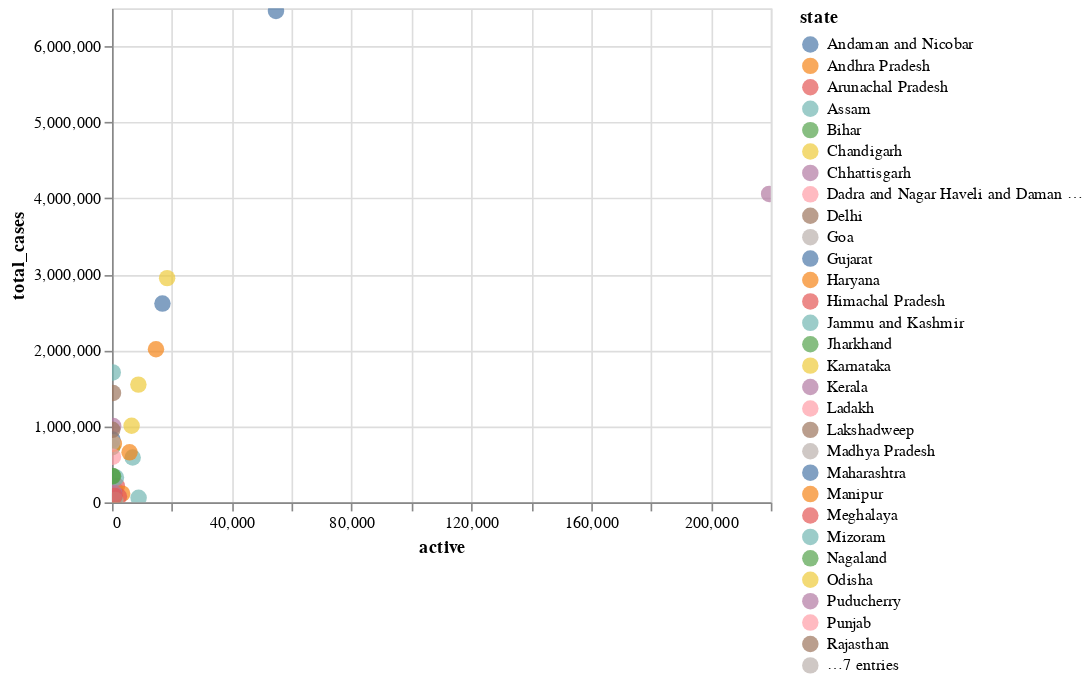

This figure's notebook cell:
### Code cell
import altair as alt

alt.Chart(df).mark_circle(size=100).encode(
    x='active',
    y='total_cases',
    color='state',
    tooltip=['total_cases', 'active', 'discharged','death','state']
).interactive()

### Figure 1 — Vega-Lite specification as saved in the notebook (floating-point values rounded to 4 significant figures)
{"config": {"view": {"continuousWidth": 400, "continuousHeight": 300}}, "data": {"name": "data-501c06be5891fe6ff3e458711ac08f9b"}, "mark": {"type": "circle", "size": 100}, "encoding": {"color": {"type": "nominal", "field": "state"}, "tooltip": [{"type": "quantitative", "field": "total_cases"}, {"type": "quantitative", "field": "active"}, {"type": "quantitative", "field": "discharged"}, {"type": "quantitative", "field": "death"}, {"type": "nominal", "field": "state"}], "x": {"type": "quantitative", "field": "active"}, "y": {"type": "quantitative", "field": "total_cases"}}, "selection": {"selector012": {"type": "interval", "bind": "scales", "encodings": ["x", "y"]}}, "$schema": "https://vega.github.io/schema/vega-lite/v4.8.1.json", "datasets": {"data-501c06be5891fe6ff3e458711ac08f9b": [{"state": "Andaman and Nicobar", "total_cases": 7566, "active": 6, "discharged": 7431, "death": 129, "active_ratio": 0.08, "discharged_ratio": 98.22, "death_ratio": 1.7}, {"state": "Andhra Pradesh", "total_cases": 2014116, "active": 14693, "discharged": 1985566, "death": 13857, "active_ratio": 0.73, "discharged_ratio": 98.58, "death_ratio": 0.69}, {"state": "Arunachal Pradesh", "total_cases": 53031, "active": 863, "discharged": 51908, "death": 260, "active_ratio": 1.63, "discharged_ratio": 97.88, "death_ratio": 0.49}, {"state": "Assam", "total_cases": 589426, "active": 6901, "discharged": 576865, "death": 5660, "active_ratio": 1.17, "discharged_ratio": 97.87, "death_ratio": 0.96}, {"state": "Bihar", "total_cases": 725708, "active": 100, "discharged": 715955, "death": 9653, "active_ratio": 0.01, "discharged_ratio": 98.66, "death_ratio": 1.33}, {"state": "Chandigarh", "total_cases": 65105, "active": 40, "discharged": 64252, "death": 813, "active_ratio": 0.06, "discharged_ratio": 98.69, "death_ratio": 1.25}, {"state": "Chhattisgarh", "total_cases": 1004451, "active": 412, "discharged": 990484, "death": 13555, "active_ratio": 0.04, "discharged_ratio": 98.61, "death_ratio": 1.35}, {"state": "Dadra and Nagar Haveli and Daman and Diu", "total_cases": 10663, "active": 4, "discharged": 10655, "death": 4, "active_ratio": 0.04, "discharged_ratio": 99.92, "death_ratio": 0.04}, {"state": "Delhi", "total_cases": 1437764, "active": 349, "discharged": 1412333, "death": 25082, "active_ratio": 0.02, "discharged_ratio": 98.23, "death_ratio": 1.74}, {"state": "Goa", "total_cases": 173955, "active": 877, "discharged": 169877, "death": 3201, "active_ratio": 0.5, "discharged_ratio": 97.66, "death_ratio": 1.84}, {"state": "Gujarat", "total_cases": 825422, "active": 150, "discharged": 815191, "death": 10081, "active_ratio": 0.02, "discharged_ratio": 98.76, "death_ratio": 1.22}, {"state": "Haryana", "total_cases": 770486, "active": 634, "discharged": 760175, "death": 9677, "active_ratio": 0.08, "discharged_ratio": 98.66, "death_ratio": 1.26}, {"state": "Himachal Pradesh", "total_cases": 213548, "active": 1642, "discharged": 208308, "death": 3598, "active_ratio": 0.77, "discharged_ratio": 97.55, "death_ratio": 1.68}, {"state": "Jammu and Kashmir", "total_cases": 325419, "active": 1330, "discharged": 319681, "death": 4408, "active_ratio": 0.41, "discharged_ratio": 98.24, "death_ratio": 1.35}, {"state": "Jharkhand", "total_cases": 347867, "active": 130, "discharged": 342605, "death": 5132, "active_ratio": 0.04, "discharged_ratio": 98.49, "death_ratio": 1.48}, {"state": "Karnataka", "total_cases": 2949445, "active": 18412, "discharged": 2893715, "death": 37318, "active_ratio": 0.62, "discharged_ratio": 98.11, "death_ratio": 1.27}, {"state": "Kerala", "total_cases": 4057233, "active": 219441, "discharged": 3817004, "death": 20788, "active_ratio": 5.41, "discharged_ratio": 94.08, "death_ratio": 0.51}, {"state": "Ladakh", "total_cases": 20560, "active": 69, "discharged": 20284, "death": 207, "active_ratio": 0.34, "discharged_ratio": 98.66, "death_ratio": 1.01}, {"state": "Lakshadweep", "total_cases": 10347, "active": 31, "discharged": 10265, "death": 51, "active_ratio": 0.3, "discharged_ratio": 99.21, "death_ratio": 0.49}, {"state": "Madhya Pradesh", "total_cases": 792175, "active": 79, "discharged": 781580, "death": 10516, "active_ratio": 0.01, "discharged_ratio": 98.66, "death_ratio": 1.33}, {"state": "Maharashtra", "total_cases": 6464876, "active": 54763, "discharged": 6272800, "death": 137313, "active_ratio": 0.85, "discharged_ratio": 97.03, "death_ratio": 2.12}, {"state": "Manipur", "total_cases": 113933, "active": 3397, "discharged": 108754, "death": 1782, "active_ratio": 2.98, "discharged_ratio": 95.45, "death_ratio": 1.56}, {"state": "Meghalaya", "total_cases": 75836, "active": 2326, "discharged": 72199, "death": 1311, "active_ratio": 3.07, "discharged_ratio": 95.2, "death_ratio": 1.73}, {"state": "Mizoram", "total_cases": 59119, "active": 8885, "discharged": 50017, "death": 217, "active_ratio": 15.03, "discharged_ratio": 84.6, "death_ratio": 0.37}, {"state": "Nagaland", "total_cases": 30083, "active": 815, "discharged": 28648, "death": 620, "active_ratio": 2.71, "discharged_ratio": 95.23, "death_ratio": 2.06}, {"state": "Odisha", "total_cases": 1007750, "active": 6546, "discharged": 993235, "death": 7969, "active_ratio": 0.65, "discharged_ratio": 98.56, "death_ratio": 0.79}, {"state": "Puducherry", "total_cases": 123572, "active": 715, "discharged": 121045, "death": 1812, "active_ratio": 0.58, "discharged_ratio": 97.96, "death_ratio": 1.47}, {"state": "Punjab", "total_cases": 600614, "active": 324, "discharged": 583859, "death": 16431, "active_ratio": 0.05, "discharged_ratio": 97.21, "death_ratio": 2.74}, {"state": "Rajasthan", "total_cases": 954095, "active": 97, "discharged": 945044, "death": 8954, "active_ratio": 0.01, "discharged_ratio": 99.05, "death_ratio": 0.94}, {"state": "Sikkim", "total_cases": 29878, "active": 1094, "discharged": 28414, "death": 370, "active_ratio": 3.66, "discharged_ratio": 95.1, "death_ratio": 1.24}, {"state": "Tamil Nadu", "total_cases": 2614872, "active": 16850, "discharged": 2563101, "death": 34921, "active_ratio": 0.64, "discharged_ratio": 98.02, "death_ratio": 1.34}, {"state": "Telengana", "total_cases": 658054, "active": 5864, "discharged": 648317, "death": 3873, "active_ratio": 0.89, "discharged_ratio": 98.52, "death_ratio": 0.59}, {"state": "Tripura", "total_cases": 82961, "active": 917, "discharged": 81244, "death": 800, "active_ratio": 1.11, "discharged_ratio": 97.93, "death_ratio": 0.96}, {"state": "Uttar Pradesh", "total_cases": 1709335, "active": 256, "discharged": 1686256, "death": 22823, "active_ratio": 0.01, "discharged_ratio": 98.65, "death_ratio": 1.34}, {"state": "Uttarakhand", "total_cases": 342976, "active": 354, "discharged": 335235, "death": 7387, "active_ratio": 0.1, "discharged_ratio": 97.74, "death_ratio": 2.15}, {"state": "West Bengal", "total_cases": 1548604, "active": 8815, "discharged": 1521342, "death": 18447, "active_ratio": 0.57, "discharged_ratio": 98.24, "death_ratio": 1.19}]}}
